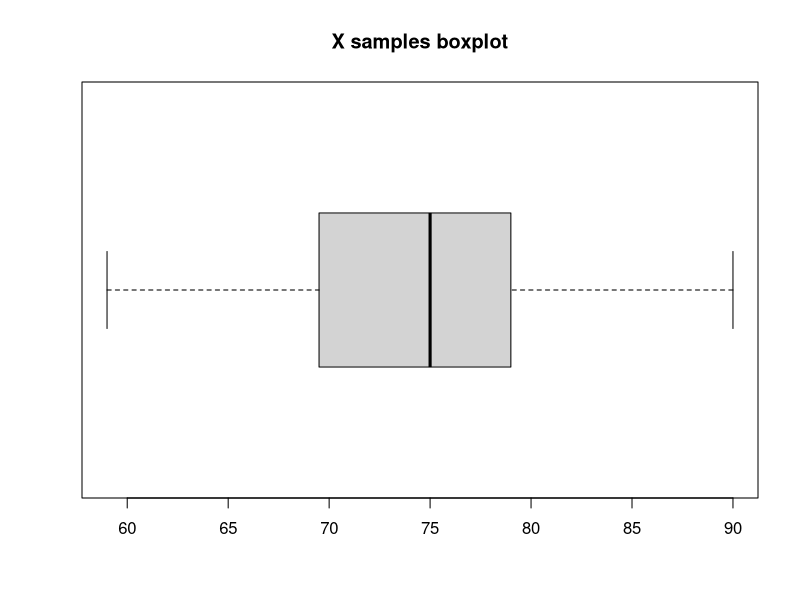

This figure's R source:
## ---- chunk 1
srs <- c(70, 77, 68, 69, 84, 80, 75, 65, 76, 78, 82, 90, 59, 74, 71)
## ---- chunk 2
summary(srs)
boxplot(srs, horizontal=TRUE, main="X samples boxplot")
## ---- chunk 3
var(srs)
sd(srs)
IQR(srs)
## ---- chunk 4
p <- pnorm(75,76,sqrt(28))
p
## ---- chunk 5
pnorm(-74.53, 76, 28/sqrt(11)) + 1 -pnorm(74.53, 76, 28/sqrt(11))
